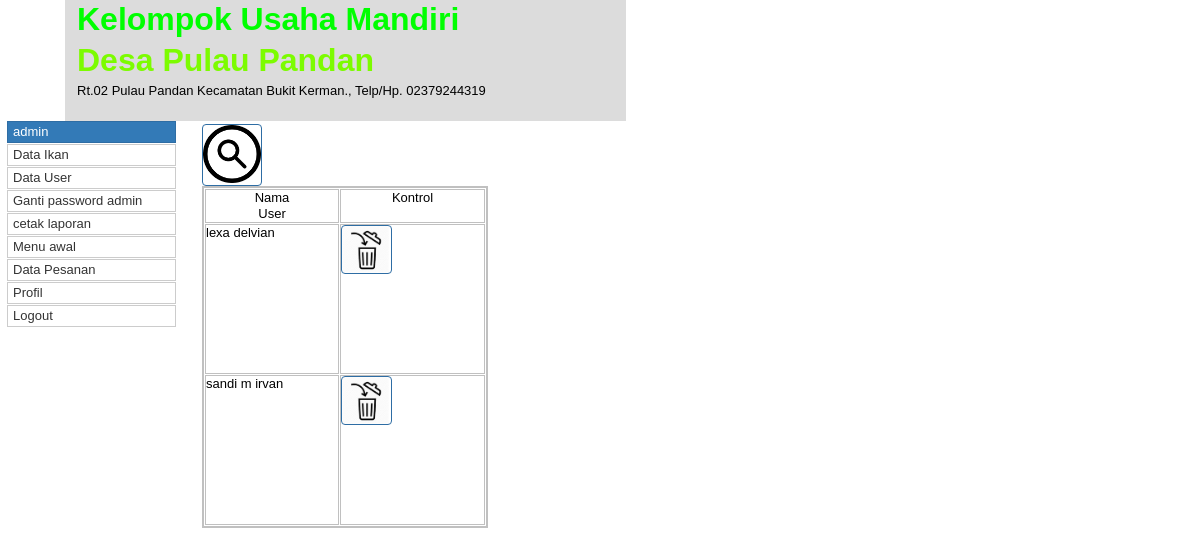
The page /data_user.php (signed in) on the database its author committed.
### tables this page shows
CREATE TABLE IF NOT EXISTS `user` (
  `id_user` varchar(6) NOT NULL,
  `nm` varchar(30) NOT NULL,
  `password` varchar(30) NOT NULL
);

### view/daftar_user/list.php (the view, shortened to what this page needs)
<?php
class User{
	public $table="user";
	public $identifier='is_user';
	public $Host="localhost";
	public $User="root";
	public $Pass="";
	public $Database="dbikan";
	function __construct(){
		$this->conn=mysqli_connect($this->Host,$this->User,$this->Pass,$this->Database);
		$this->Value="";
	}
	function search_data($Value,$type){
		if($type=="selectAll"){
			return mysqli_query($this->conn,"select ".$Value." from ".$this->table);
		}
		else if($type=="notAll"){
			$value_e=explode("+#+",$this->Value);
			return mysqli_query($this->conn,"select ".$Value." from ".$this->table." where ".$this->identifier."='".$value_e[0]."'");
		}
	}
}
?>
<table style="position:absolute;left:202px;top:186px;width:286px;height:191px;z-index:32;" id="tabel_pesan">
<tr>
<td class="cell0"><span style="color:#000000;font-family:Arial;font-size:13px;line-height:16px;">Nama<br>User</span></td>
<td class="cell6"><span style="color:#000000;font-family:Arial;font-size:13px;line-height:16px;"> Kontrol</span></td>
</tr>
<?php
$user=new User;
$sql_user=$user->search_data("*","selectAll");
while($isi_user=mysqli_fetch_assoc($sql_user)):
	if($isi_user["id_user"]!="US-1"):
?>
<tr  class="isi_tabel" id="<?php echo $isi_user["nm"];?>">
<td class="cell7"><span style="color:#000000;font-family:Arial;font-size:13px;line-height:16px;"><?php echo $isi_user["nm"];?></span></td>
<td class="cell13"><form action='control/hapus_user.php' method='post'>
	<button id="hapus_ikan" name="id" value="<?php echo $isi_user["id_user"];?>" style="display:inline-block;width:51px;height:49px;z-index:2;" title="Hapus"></button></form>
</td>
</tr>
<?php endif;endwhile;?>
</table>

### view/slidemenu.php (shortened to what this page needs)
<?php
class simple_db_framework_2{
	public $table="user";
	public $identifier='id_user';
	public $Host="localhost";
	public $User="root";
	public $Pass="";
	public $Database="dbikan";
	function setVal($val)
	{
		$this->Value=$val;
	}
	function __construct(){
		$this->conn=mysqli_connect($this->Host,$this->User,$this->Pass,$this->Database);
		$this->Value="";
	}
	function search_data($Value,$type){
		if($type=="selectAll"){
			return mysqli_query($this->conn,"select ".$Value." from ".$this->table);
		}
		else if($type=="notAll"){
			$value_e=explode("+#+",$this->Value);
			return mysqli_query($this->conn,"select ".$Value." from ".$this->table." where ".$this->identifier."='".$value_e[0]."'");
		}
	}
}
$data_user=new simple_db_framework_2();
$data_user->setVal($_SESSION["id_user_ikan"]);
$isi_user=mysqli_fetch_assoc($data_user->search_data("nm","notAll"));
?>
<div id="SlideMenu1" style="position:absolute;left:7px;top:121px;width:169px;height:140px;z-index:20;">
<ul role="menu">
   <li class="SlideMenu1_Folder" aria-haspopup="true"><a><?php echo $isi_user["nm"];?></a>
      <ul role="menu" aria-expanded="true">
      	<?php if($_SESSION["id_user_ikan"]=="US-1"): ?>
         <li><a role="menuitem" href="ikan.php">Data Ikan</a></li>
         <li><a role="menuitem" href="data_user.php">Data User</a></li>
         <li><a role="menuitem" href="profil.php">Ganti password admin</a></li>
         <li><a role="menuitem" href="hasil_laporan.php">cetak laporan</a></li>
         <?php endif;?>
         <li><a role="menuitem" href="index.php">Menu awal</a></li>
         <li><a role="menuitem" href="daftar_pesanan.php">Data Pesanan</a></li>
         <li><a role="menuitem" href="profil.php">Profil</a></li>
         <li><a role="menuitem" href="logout.php">Logout</a></li>
      </ul>
   </li>
</ul>
</div>

### css/Untitled1.css (style rules this page uses)
a { color: #0000FF; text-decoration: underline; }

### css/daftar_pesanan.css (style rules this page uses)
body { background-color: #FFFFFF; color: #000000; font-family: Arial; font-weight: normal; font-size: 13px; line-height: 1.1875; margin: 0; padding: 0; }
#SlideMenu1 ul { list-style: none; margin: 0; padding: 0; font-family: Arial; font-weight: normal; font-size: 13px; }
#SlideMenu1 li a { background-color: #337AB7; border-color: #2E6DA4; border-style: solid; border-width: 1px; color: #FFFFFF; cursor: pointer; display: block; font-weight: normal; left: 0; height: 16px; margin: 0; padding: 2px 2px 2px 5px; position: relative; text-decoration: none; top: 0; text-align: left; }
#SlideMenu1 li li a { background-color: #FFFFFF; border-color: #CCCCCC; border-style: solid; border-width: 1px; color: #333333; display: block; font-weight: normal; height: 16px; margin: 1px 0px 1px 0px; padding: 2px 2px 2px 5px; text-decoration: none; }
#tabel_pesan { border: 2px solid #C0C0C0; background-color: transparent; background-image: none; border-collapse: separate; border-spacing: 1px; margin: 0; }
#tabel_pesan td { padding: 0; }
#tabel_pesan .cell0 { background-color: transparent; background-image: none; border: 1px #C0C0C0 solid; text-align: center; vertical-align: top; width: 132px; height: 32px; }
#tabel_pesan .cell6 { background-color: transparent; background-image: none; border: 1px #C0C0C0 solid; text-align: center; vertical-align: top; height: 32px; }
#tabel_pesan .cell7 { background-color: transparent; background-image: none; border: 1px #C0C0C0 solid; text-align: left; vertical-align: top; width: 132px; height: 148px; }
#tabel_pesan .cell13 { background-color: transparent; background-image: none; border: 1px #C0C0C0 solid; text-align: left; vertical-align: top; height: 148px; font-size: 0; }
#hapus_ikan { border: 1px solid #2E6DA4; border-radius: 4px; background-color: transparent; background-image: url(images/download.jpeg); background-repeat: no-repeat; background-position: left top; background-size: contain; color: #FFFFFF; font-family: Arial; font-weight: normal; font-size: 13px; margin: 0; }

### rows shown on the page
user: nm "admin"
user: nm "lexa delvian"
user: nm "sandi m irvan"
